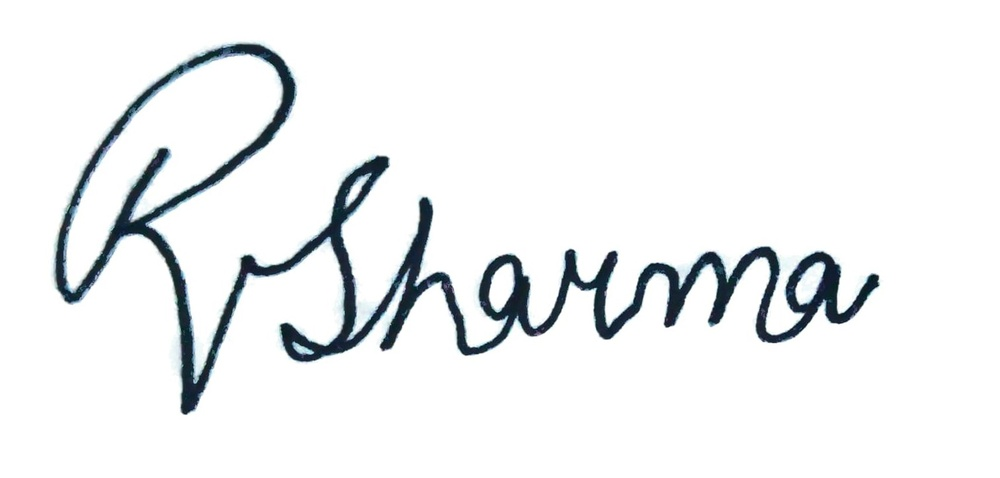
#> input picture Images/Signature.jpg, 1000 x 478 px, shrunk from 1714 x 820 before the run, found by its file name
$ jupyter execute For_Article.ipynb   (shell and % lines are left out)
#> lines starting #> are read from the running program, lines starting #| are printed output that depends on the picture
[cell 1]
import pandas as pd
import numpy as np
from matplotlib import pyplot as plt
import cv2

[cell 2]
img = cv2.imread('Signature.jpg')
#> img is the input picture: shape (478, 1000, 3); mean B, G, R 241.3, 240.2, 238.5

[cell 3]
# Taking a matrix of size 5 as the kernel
kernel = np.ones((5,5), np.uint8)
img_dilation = cv2.dilate(img, kernel, iterations=1)
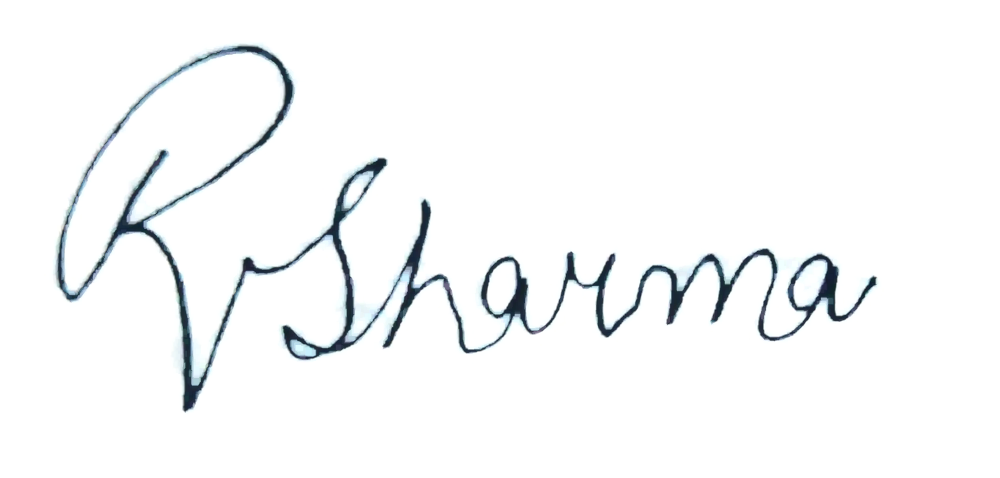
#> img_dilation: shape (478, 1000, 3); mean B, G, R 248.4, 247.7, 246.5
cv2.imwrite('dilated_sign_.jpg', img_dilation)
#> Out = True

[cell 4]
image = cv2.imread('dilated_sign_.jpg')
gray = cv2.cvtColor(image, cv2.COLOR_BGR2GRAY)

# Set threshold level
threshold_level = 45
# Find coordinates of all pixels below threshold
coords = np.column_stack(np.where(gray < threshold_level))
#> coords = 5806 pairs, first value 47 to 409, second value 59 to 874

print(coords.shape)
#| (5806, 2)

[cell 5]
plt.style.use('seaborn-dark-palette')

[cell 6]
fig, ax = plt.subplots()
ax.grid(False)
fig.set_size_inches(6,9)
ax.plot(coords[:,0], coords[:,1], '.', color='royalblue')
ax.yaxis.set_visible(False)
#fig.savefig('pixel_sign.jpg')
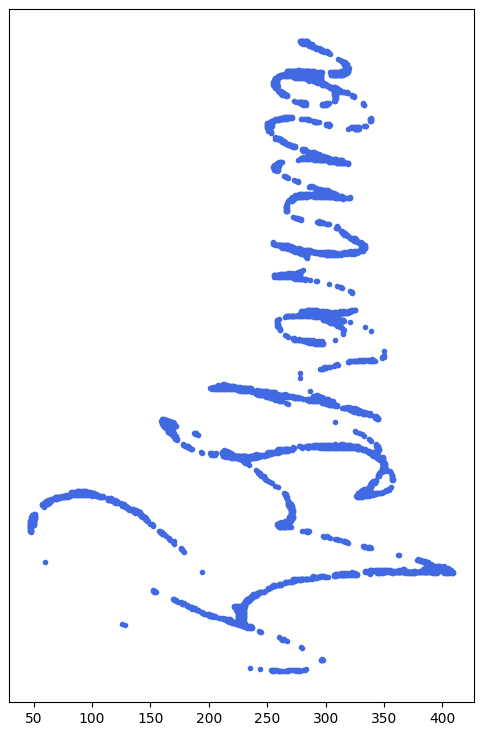
#> figure drawn by matplotlib, 1 panel

[cell 7]
fig, ax = plt.subplots()
ax.grid(False)
fig.set_size_inches(6,9)
ax.plot(coords[:,0], coords[:,1], color='royalblue')
ax.yaxis.set_visible(False)
#fig.savefig('plot_of_failure.jpg')
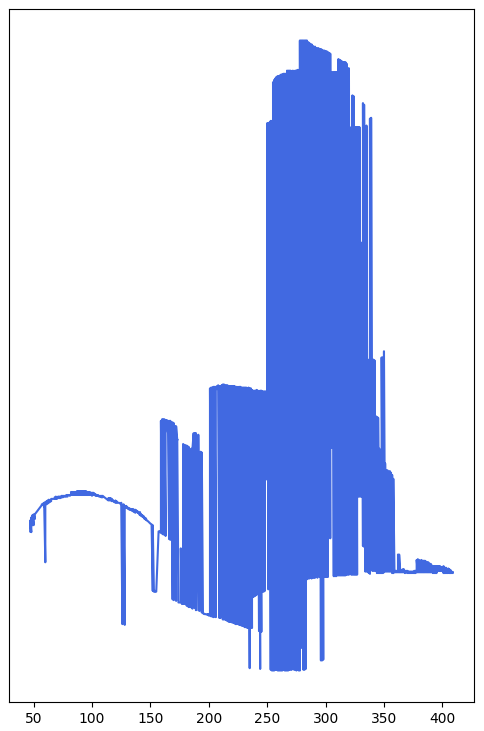
#> figure drawn by matplotlib, 1 panel
